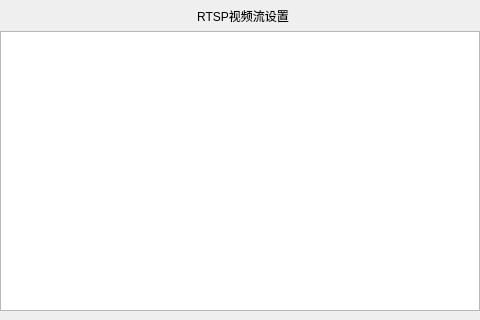
<?xml version="1.0" encoding="UTF-8"?>
<ui version="4.0">
 <class>ui_rtsp_setting</class>
 <widget class="QMainWindow" name="ui_rtsp_setting">
  <property name="geometry">
   <rect>
    <x>0</x>
    <y>0</y>
    <width>480</width>
    <height>320</height>
   </rect>
  </property>
  <property name="windowTitle">
   <string>MainWindow</string>
  </property>
  <widget class="QWidget" name="centralwidget">
   <layout class="QVBoxLayout" name="verticalLayout" stretch="1,9">
    <property name="spacing">
     <number>0</number>
    </property>
    <property name="leftMargin">
     <number>0</number>
    </property>
    <property name="topMargin">
     <number>0</number>
    </property>
    <property name="rightMargin">
     <number>0</number>
    </property>
    <property name="bottomMargin">
     <number>9</number>
    </property>
    <item>
     <widget class="QWidget" name="rtsp_setting_title_widget" native="true">
      <property name="styleSheet">
       <string notr="true"/>
      </property>
      <layout class="QHBoxLayout" name="horizontalLayout" stretch="1,1,2,2">
       <property name="spacing">
        <number>6</number>
       </property>
       <property name="leftMargin">
        <number>0</number>
       </property>
       <property name="topMargin">
        <number>0</number>
       </property>
       <property name="rightMargin">
        <number>0</number>
       </property>
       <property name="bottomMargin">
        <number>0</number>
       </property>
       <item alignment="Qt::AlignLeft|Qt::AlignVCenter">
        <widget class="clicked_Label" name="rtsp_setting_back_btn" native="true">
         <property name="text" stdset="0">
          <string/>
         </property>
        </widget>
       </item>
       <item>
        <spacer name="horizontalSpacer">
         <property name="orientation">
          <enum>Qt::Horizontal</enum>
         </property>
         <property name="sizeHint" stdset="0">
          <size>
           <width>37</width>
           <height>20</height>
          </size>
         </property>
        </spacer>
       </item>
       <item>
        <widget class="QLabel" name="rtsp_setting_title_label">
         <property name="styleSheet">
          <string notr="true"/>
         </property>
         <property name="text">
          <string>RTSP视频流设置</string>
         </property>
         <property name="alignment">
          <set>Qt::AlignCenter</set>
         </property>
        </widget>
       </item>
       <item>
        <spacer name="horizontalSpacer_2">
         <property name="orientation">
          <enum>Qt::Horizontal</enum>
         </property>
         <property name="sizeHint" stdset="0">
          <size>
           <width>78</width>
           <height>20</height>
          </size>
         </property>
        </spacer>
       </item>
      </layout>
     </widget>
    </item>
    <item>
     <widget class="QListView" name="rtsp_setting_listView"/>
    </item>
   </layout>
  </widget>
 </widget>
 <customwidgets>
  <customwidget>
   <class>clicked_Label</class>
   <extends>QWidget</extends>
   <header location="global">clicked_label.hpp</header>
  </customwidget>
 </customwidgets>
 <resources/>
 <connections/>
</ui>
